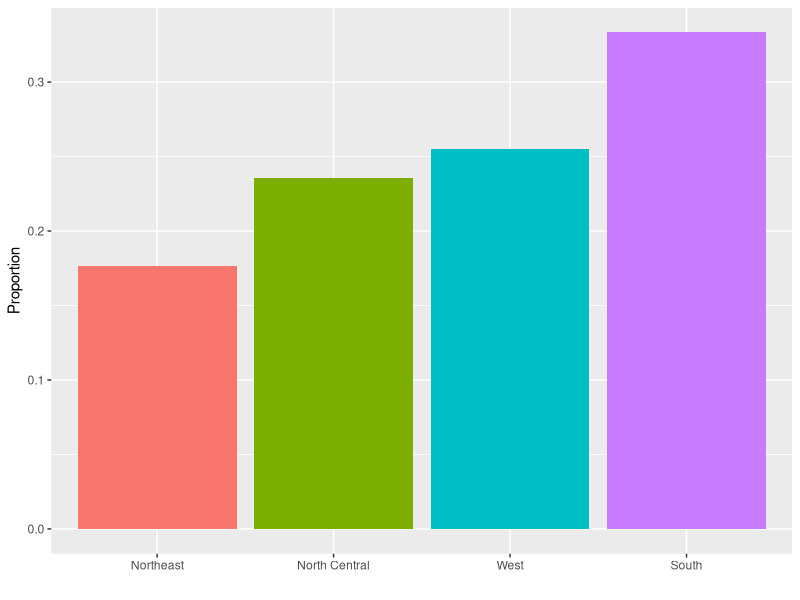
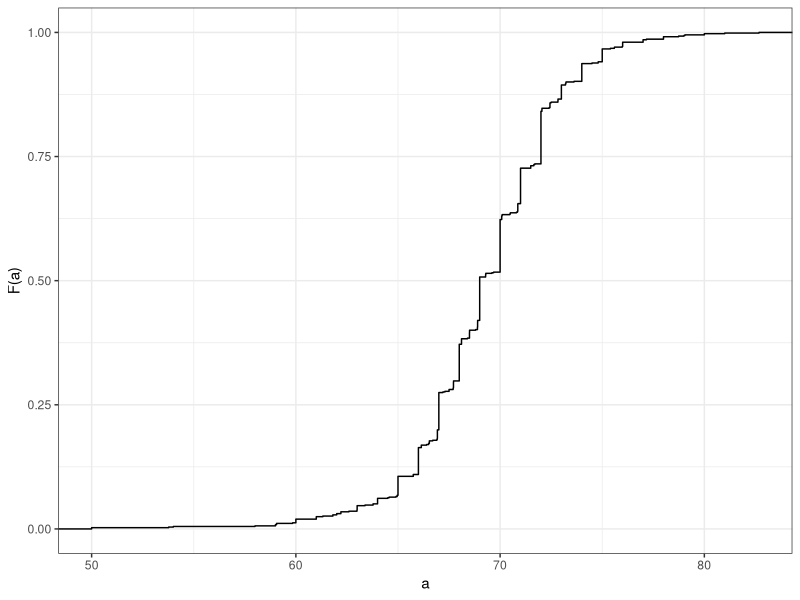
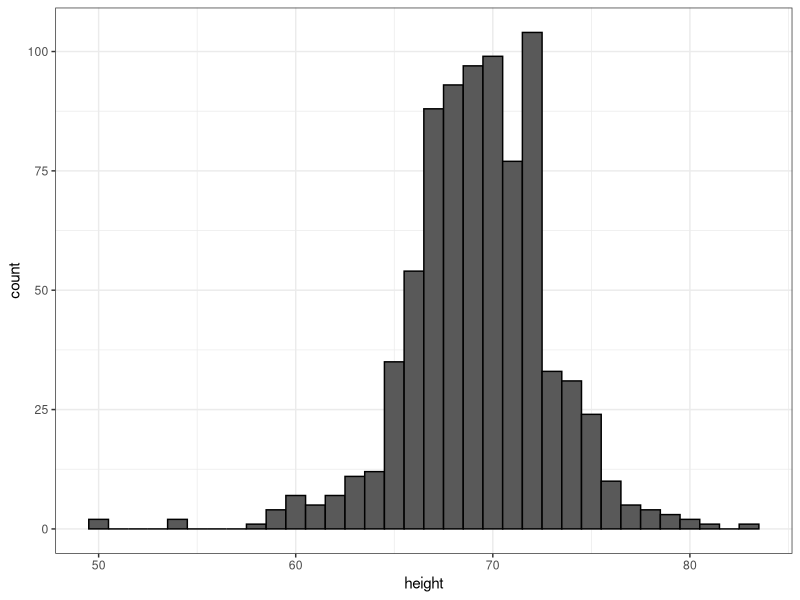
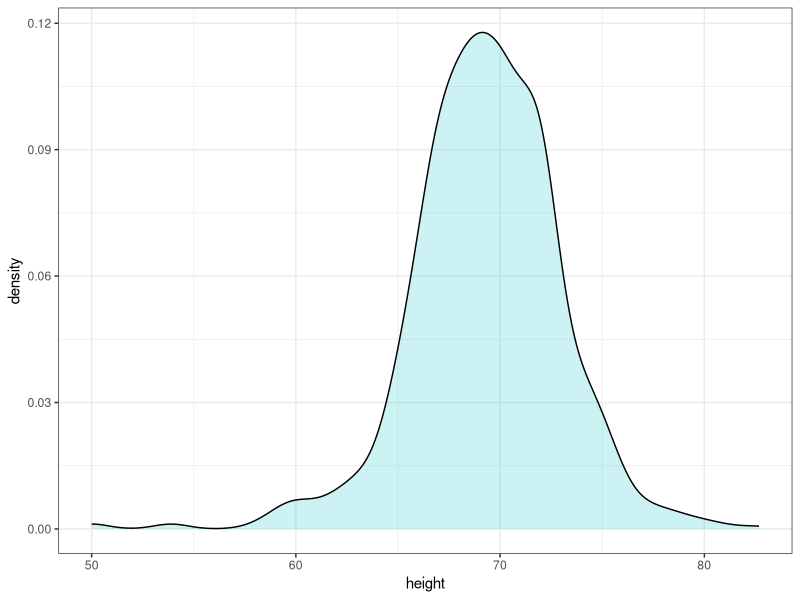
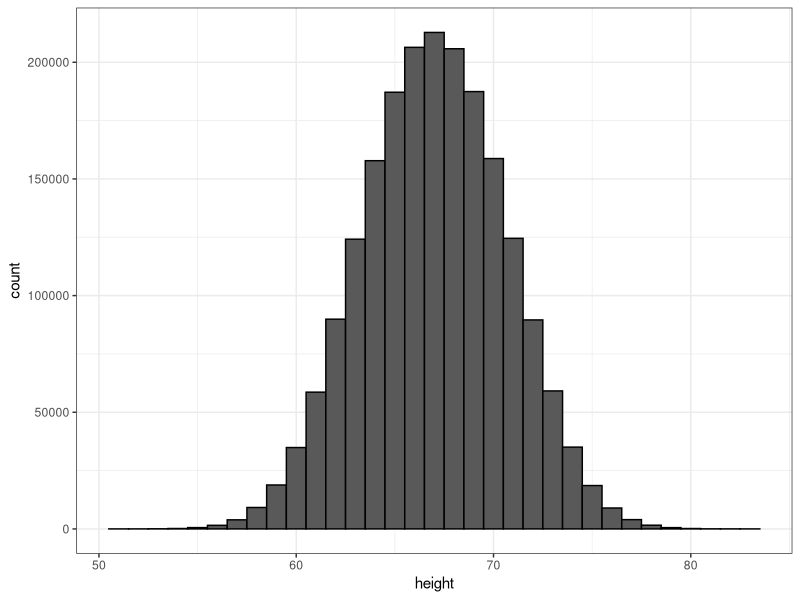
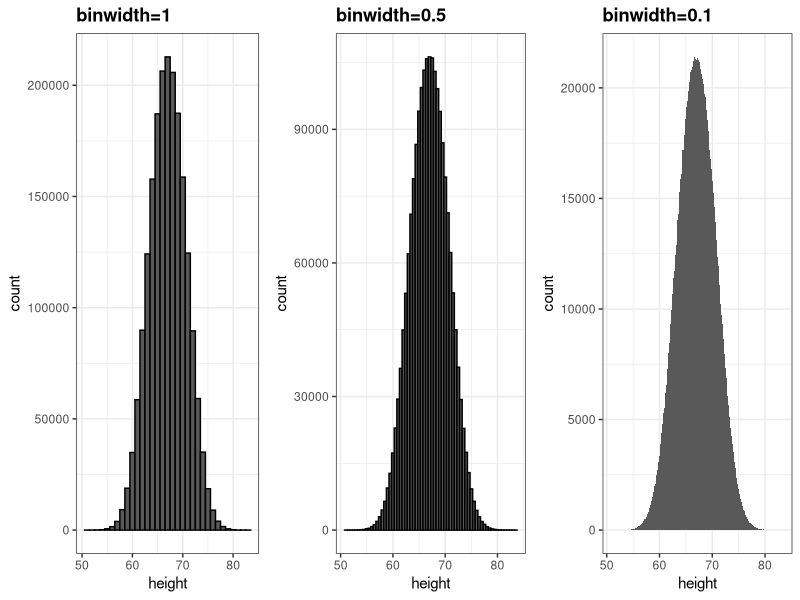
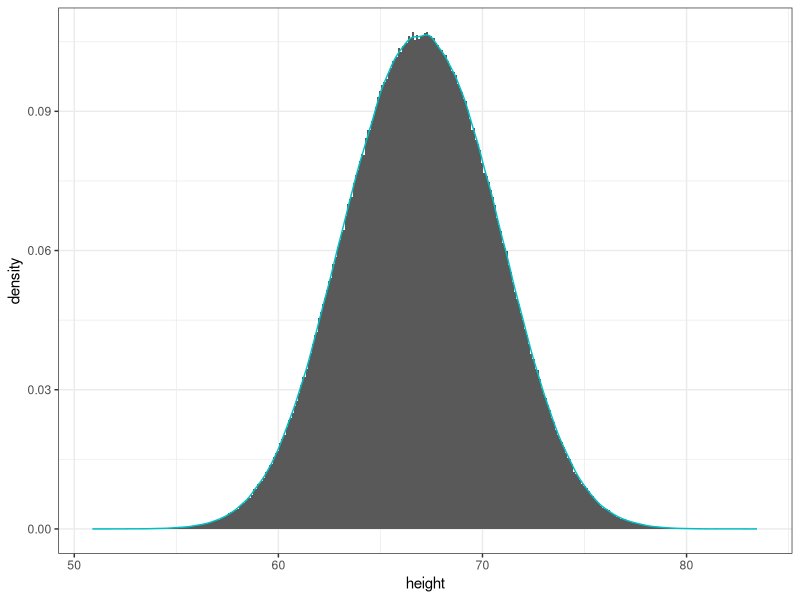
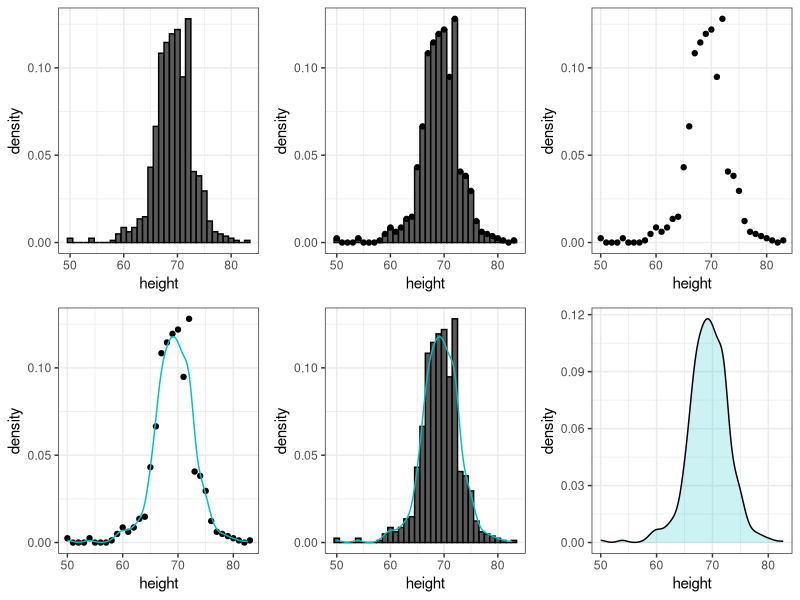

The R source for these figures, in order:
## ---- chunk 1
library(tidyverse)
## ---- chunk 2
library(dslabs)
data(heights)
head(heights)
dim(heights)
## ---- chunk 3
prop.table(table(heights$sex))
## ---- chunk 4
murders %>% group_by(region) %>%
  summarize(n = n()) %>%
  mutate(Proportion = n/sum(n), 
         region = reorder(region, Proportion)) %>%
  ggplot(aes(x=region, y=Proportion, fill=region)) + 
  geom_bar(stat = "identity", show.legend = FALSE) + 
  xlab("")
## ---- chunk 5
ds_theme_set()
heights %>% filter(sex=="Male") %>% ggplot(aes(height)) + 
  stat_ecdf() +
  ylab("F(a)") + xlab("a")
## ---- chunk 6
heights %>% 
  filter(sex=="Male") %>% 
  ggplot(aes(height)) + 
  geom_histogram(binwidth = 1, color = "black")
## ---- chunk 7
heights %>% 
  filter(sex=="Male") %>% 
  ggplot(aes(height)) + 
  geom_density(alpha=.2, fill= "#00BFC4")  
## ---- chunk 8
x <- data.frame(height = c(rnorm(1000000,69,3), rnorm(1000000,65,3)))
x %>% ggplot(aes(height)) + geom_histogram(binwidth = 1, color = "black")
## ---- chunk 9
p1 <- x %>% ggplot(aes(height)) + geom_histogram(binwidth = 1, color = "black") + ggtitle("binwidth=1")
p2 <- x %>% ggplot(aes(height)) + geom_histogram(binwidth = 0.5, color="black") + ggtitle("binwidth=0.5") 
p3 <- x %>% ggplot(aes(height)) + geom_histogram(binwidth = 0.1) + ggtitle("binwidth=0.1")
library(gridExtra)
grid.arrange(p1, p2, p3, nrow = 1)
## ---- chunk 10
x %>% ggplot(aes(height)) + 
  geom_histogram(aes(y=..density..), binwidth = 0.1) +
  geom_density(col="#00BFC4")
## ---- chunk 11
hist1 <- heights %>% 
  filter(sex=="Male") %>% 
  ggplot(aes(height)) +
  geom_histogram(aes(y=..density..), binwidth = 1, color="black") 
hist2 <- hist1 +
  geom_density(col="#00BFC4")
hist3 <- hist1 + 
  geom_point(data = ggplot_build(hist2)$data[[1]], aes(x,y))
hist4 <- ggplot() + geom_point(data = ggplot_build(hist2)$data[[1]], aes(x,y)) + xlab("height") + ylab("density")
hist5 <- hist4 + geom_line(data = ggplot_build(hist2)$data[[2]], aes(x,y),col="#00BFC4")
hist6 <- heights %>% 
  filter(sex=="Male") %>% 
  ggplot(aes(height)) +
  geom_density(alpha = 0.2, fill="#00BFC4")
grid.arrange(hist1, hist3, hist4, hist5, hist2, hist6, nrow=2)
## ---- chunk 12
p1 <- heights %>% filter(sex=="Male")%>% ggplot(aes(height)) +
  geom_histogram(aes(y=..density..), binwidth = 1) + 
  geom_density(col="#00BFC4", adjust = 0.5) # Less smoothing

p2 <- heights %>% filter(sex=="Male") %>% ggplot(aes(height)) +
  geom_histogram(aes(y=..density..), binwidth = 1) + 
  geom_density(col="#00BFC4", adjust = 2)   # More smoothing
grid.arrange(p1,p2, ncol=2)
## ---- chunk 13
d <- with(heights, density(height[sex=="Male"]))
tmp <- data.frame(height=d$x, density=d$y)
tmp %>% ggplot(aes(height,density)) + geom_line() + 
  geom_area(aes(x=height,y=density), data = filter(tmp, between(height, 65, 68)), alpha=0.2, fill="#00BFC4")
## ---- chunk 14
heights %>% 
  filter(sex=="Male") %>% 
  ggplot(aes(height)) + 
  geom_density(alpha=.2, fill= "#00BFC4")  
## ---- chunk 15
heights %>% ggplot(aes(height, fill=sex)) + geom_density(alpha = 0.2)
## ---- chunk 16
mu <- 0; s <- 1
norm_dist <- data.frame(x=seq(-4,4,len=50)*s+mu) %>% mutate(density=dnorm(x,mu,s))
norm_dist %>% ggplot(aes(x,density)) + geom_line()
## ---- chunk 17
average <- sum(x) / length(x)
## ---- chunk 18
SD <- sqrt( sum( (x-average)^2) / length(x) )
## ---- chunk 19
index <- heights$sex == "Male"
x <- heights$height[index]
## ---- chunk 20
average <- mean(x)
SD <- sd(x)
c(average = average, SD = SD)
## ---- chunk 21
norm_dist <- data.frame(x=seq(-4,4,len=50)*SD+average) %>% mutate(density=dnorm(x,average,SD))
heights %>% filter(sex=="Male") %>% ggplot(aes(height)) +
  geom_density(fill="#0099FF") +
  geom_line(aes(x, density),  data = norm_dist, lwd=1.5) 
## ---- chunk 22
z <- scale(x)
## ---- chunk 23
mean(abs(z) < 2)
## ---- chunk 24
mean(x <= 69.5)
## ---- chunk 25
p <- seq(0.05, 0.95, 0.05)
## ---- chunk 26
observed_quantiles <- quantile(x, p)
## ---- chunk 27
theoretical_quantiles <- qnorm(p, mean = mean(x), sd = sd(x))
## ---- chunk 28
plot(theoretical_quantiles, observed_quantiles)
abline(0,1)
## ---- chunk 29
observed_quantiles <- quantile(z, p)
theoretical_quantiles <- qnorm(p) 
plot(theoretical_quantiles, observed_quantiles)
abline(0,1)
## ---- chunk 30
data(murders)
murders <- murders %>% mutate(rate = total/population*100000)
library(gridExtra)
p1 <- murders %>% ggplot(aes(x=rate)) + geom_histogram(binwidth = 1) + ggtitle("Histogram")
p2 <- murders %>% ggplot(aes(sample=rate)) + 
  geom_qq(dparams=summarize(murders, mean=mean(rate), sd=sd(rate))) +
  geom_abline() + ggtitle("QQ-plot")
grid.arrange(p1, p2, ncol = 2)
## ---- chunk 31
murders %>% ggplot(aes("",rate)) + geom_boxplot() +
  coord_cartesian(xlim = c(0, 2)) + xlab("") + ylab("Murder Rate")
## ---- chunk 32
heights %>% ggplot(aes(x=sex, y=height, fill=sex)) +
  geom_boxplot()
## ---- chunk 33
p1 <- heights %>% filter(sex=="Female") %>%
  ggplot(aes(height)) +
  geom_density(fill="#F8766D") 
p2 <- heights %>% filter(sex=="Female") %>% 
  ggplot(aes(sample=scale(height))) +
  geom_qq() + geom_abline() + ylab("Standard Units")
grid.arrange(p1, p2, ncol=2)
